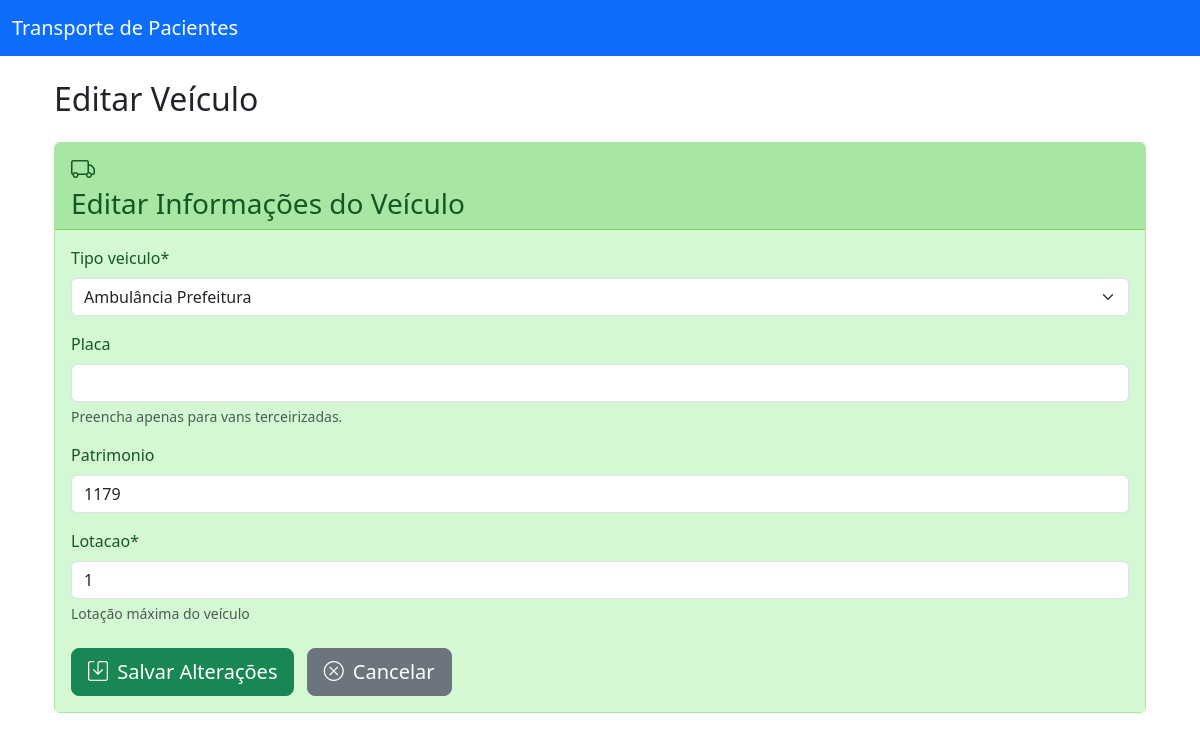
The app's page /veiculos/editar/1/ with its own data.
### polls/models.py (models this page shows, shortened)
class Veiculo(models.Model):
    TIPO_CHOICES = [
        ("ambulancia", "Ambulância Prefeitura"),
        ("van", "Van Terceirizada"),
    ]
    tipo_veiculo = models.CharField(max_length=20, choices=TIPO_CHOICES, default="ambulancia")
    placa = models.CharField(max_length=20, blank=True)
    patrimonio = models.CharField(max_length=30, unique=True, blank=True)
    lotacao = models.PositiveIntegerField(default=1, help_text="Lotação máxima do veículo")

### polls/views.py (the view)
# urls.py: path('veiculos/editar/<int:veiculo_id>/', views.editar_veiculo, name='editar_veiculo'),
def editar_veiculo(request, veiculo_id):
	from .models import Veiculo
	from .forms import VeiculoForm
	veiculo = get_object_or_404(Veiculo, id=veiculo_id)
	if request.method == 'POST':
		form = VeiculoForm(request.POST, instance=veiculo)
		if form.is_valid():
			form.save()
			from django.contrib import messages
			messages.success(request, 'Dados do veículo atualizados com sucesso!')
			return redirect('transporte_pacientes:cadastrar_veiculo')
	else:
		form = VeiculoForm(instance=veiculo)
	return render(request, 'transporte_pacientes/editar_veiculo.html', {'form': form, 'veiculo': veiculo})

### polls/forms.py
class VeiculoForm(forms.ModelForm):
    def __init__(self, *args, **kwargs):
        super().__init__(*args, **kwargs)
        self.fields['placa'].required = False
        self.fields['placa'].help_text = 'Preencha apenas para vans terceirizadas.'
    class Meta:
        model = Veiculo
        fields = '__all__'
        widgets = {
            'lotacao': forms.NumberInput(attrs={'min': 1}),
        }

### polls/templates/transporte_pacientes/editar_veiculo.html (shortened to what this page needs)
{% extends 'base.html' %}
{% load crispy_forms_tags %}
{% block content %}
<div class="container mt-4">
  <h2 class="mb-4">Editar Veículo</h2>
  <div class="card mb-4" style="background-color: #d4f8d4; border-color: #a8e6a3;">
    <div class="card-header" style="background-color: #a8e6a3; color: #155724; border-bottom: 1px solid #7ed957;">
      <i class="bi bi-truck me-2" style="font-size:1.5rem;"></i>
      <h3 class="mb-0">Editar Informações do Veículo</h3>
    </div>
    <div class="card-body" style="background-color: #d4f8d4; color: #155724;">
      <form method="post">
        {{ form|crispy }}
        <div class="mt-4">
          <button type="submit" class="btn btn-success btn-lg">
            <i class="bi bi-save me-1"></i> Salvar Alterações
          </button>
          <a href="{% url 'transporte_pacientes:cadastrar_veiculo' %}" class="btn btn-secondary btn-lg ms-2">
            <i class="bi bi-x-circle me-1"></i> Cancelar
          </a>
        </div>
      </form>
    </div>
  </div>
</div>
{% endblock %}

### records on screen
Veiculo: tipo_veiculo "Ambulância Prefeitura", patrimonio "1179", lotacao "1"
